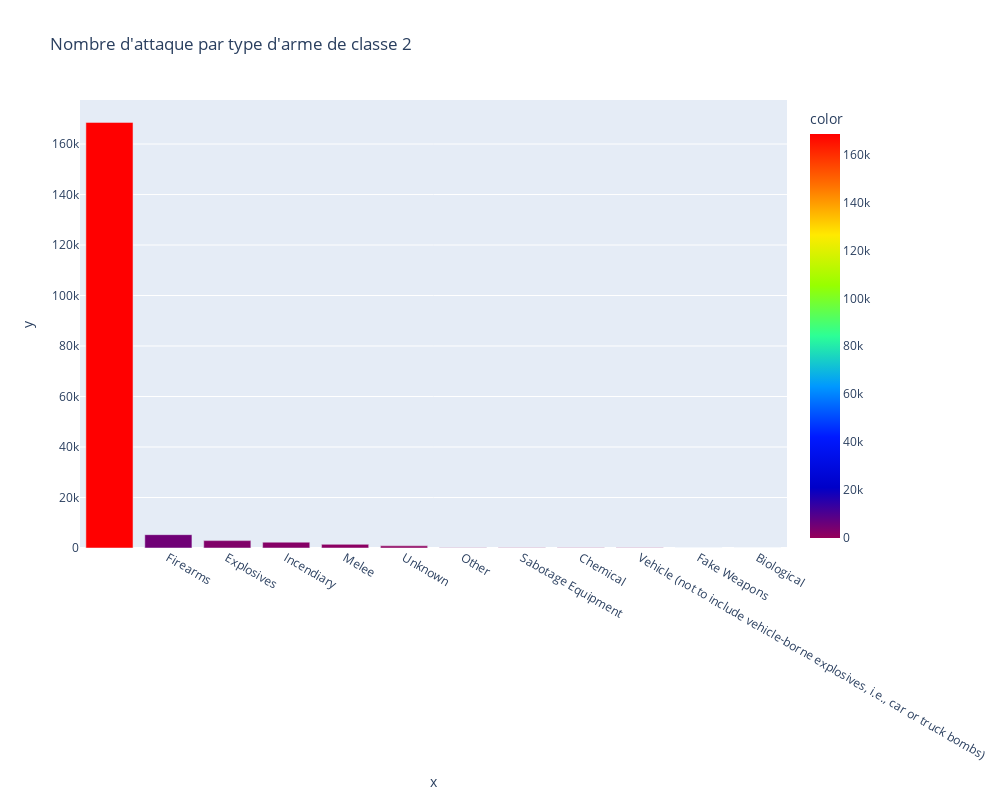

Notebook source saved alongside this figure:
### Code cell
counts2 = cleaned_data['weaptype2_txt'].value_counts()
fig = px.bar(cleaned_data, x=counts2.index, y=counts2.values, height=800, width=1000,color=counts2.values,color_continuous_scale=px.colors.sequential.Rainbow, orientation='v', title="Nombre d'attaque par type d'arme de classe 2")
fig.show()

### Figure 1 — Plotly figure (JSON) as saved in the notebook; plotly's stock layout.template omitted (floating-point values rounded to 4 significant figures)
{"data": [{"alignmentgroup": "True", "hovertemplate": "x=%{x}<br>y=%{y}<br>color=%{marker.color}<extra></extra>", "legendgroup": "", "marker": {"color": [168564, 5283, 2924, 2307, 1450, 849, 118, 64, 53, 51, 27, 1], "coloraxis": "coloraxis", "pattern": {"shape": ""}}, "name": "", "offsetgroup": "", "orientation": "v", "showlegend": false, "textposition": "auto", "type": "bar", "x": [" ", "Firearms", "Explosives", "Incendiary", "Melee", "Unknown", "Other", "Sabotage Equipment", "Chemical", "Vehicle (not to include vehicle-borne explosives, i.e., car or truck bombs)", "Fake Weapons", "Biological"], "xaxis": "x", "y": [168564, 5283, 2924, 2307, 1450, 849, 118, 64, 53, 51, 27, 1], "yaxis": "y"}], "layout": {"barmode": "relative", "coloraxis": {"colorbar": {"title": {"text": "color"}}, "colorscale": [[0, "rgb(150,0,90)"], [0.125, "rgb(0,0,200)"], [0.25, "rgb(0,25,255)"], [0.375, "rgb(0,152,255)"], [0.5, "rgb(44,255,150)"], [0.625, "rgb(151,255,0)"], [0.75, "rgb(255,234,0)"], [0.875, "rgb(255,111,0)"], [1, "rgb(255,0,0)"]]}, "height": 800, "legend": {"tracegroupgap": 0}, "title": {"text": "Nombre d'attaque par type d'arme de classe 2"}, "width": 1000, "xaxis": {"anchor": "y", "domain": [0, 1], "title": {"text": "x"}}, "yaxis": {"anchor": "x", "domain": [0, 1], "title": {"text": "y"}}}}
